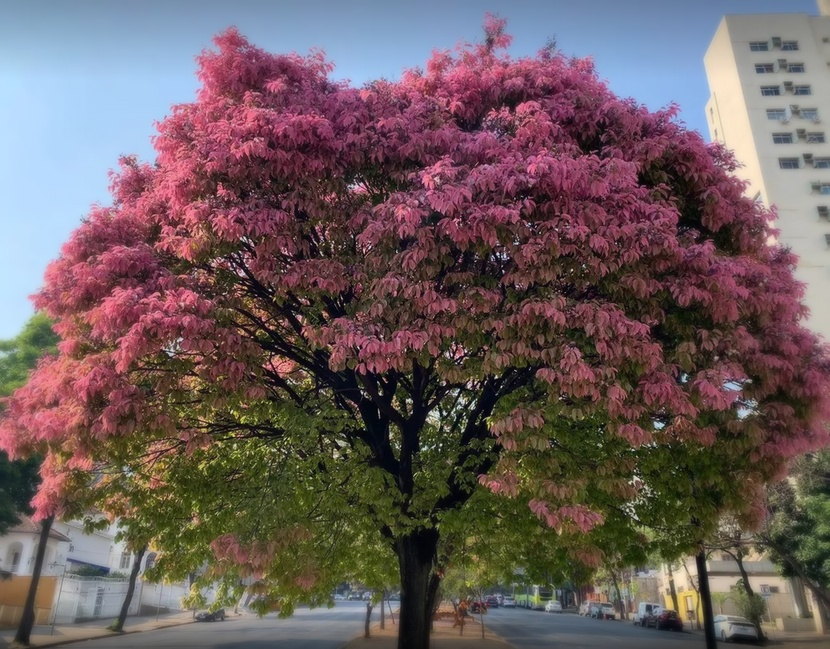
//> input picture images/tiltout.jpg, 830 x 649 px
$ ./tiltshift ../images/tiltout.jpg   (built with g++ and OpenCV 4)
//> lines starting //> are read from the running program, lines starting //| are printed output that depends on the picture
#include <iostream>
#include <opencv2/opencv.hpp>
#include <cstdio>
#include <math.h>

double alfa;
int decay_slider = 50;
int decay_slider_max = 100;

int focus_slider = 50;
int focus_slider_max = 100;

int x_offset_slider = 50;
int x_offset_slider_max = 100;

int y_offset_slider = 50;
int y_offset_slider_max = 100;

cv::Mat image,out;
char TrackbarName[50];

cv::Mat tiltshift(cv::Mat image,float unfocus, int decay, int offsetx, int offsety);
cv::Mat translateImg(cv::Mat &img, int offsetx, int offsety);
void on_trackbar_decay(int, void*);
void on_trackbar_focus(int, void*);
void on_trackbar_xoffset(int, void*);
void on_trackbar_yoffset(int, void*);

int main(int argvc, char** argv) {

  cv::Mat img = cv::imread(argv[1],cv::IMREAD_COLOR);
//> img is the input picture: 649 rows x 830 cols, CV_8UC3; mean B, G, R 92.7, 91.7, 107.6

  img.copyTo(image);

  cv::namedWindow("TiltShift", 1);

  std::sprintf( TrackbarName, "Decay %d", decay_slider_max );
  cv::createTrackbar( TrackbarName, "TiltShift",
                      &decay_slider,
                      decay_slider_max,
                      on_trackbar_decay );
  on_trackbar_decay(decay_slider, NULL);

  std::sprintf( TrackbarName, "Focus %d", focus_slider_max );
  cv::createTrackbar( TrackbarName, "TiltShift",
                      &focus_slider,
                      focus_slider_max,
                      on_trackbar_focus );
  on_trackbar_focus(focus_slider, NULL);

  std::sprintf( TrackbarName, "X Offset %d", x_offset_slider_max );
  cv::createTrackbar( TrackbarName, "TiltShift",
                      &x_offset_slider,
                      x_offset_slider_max,
                      on_trackbar_xoffset);
  on_trackbar_xoffset(x_offset_slider, NULL);

  std::sprintf( TrackbarName, "Y Offset %d", y_offset_slider_max );
  cv::createTrackbar( TrackbarName, "TiltShift",
                      &y_offset_slider,
                      y_offset_slider_max,
                      on_trackbar_xoffset);
  on_trackbar_xoffset(y_offset_slider, NULL);

  cv::waitKey(0);
  cv::imwrite("OutputTilt.jpg", out);
  return 0;

}

void on_trackbar_decay(int, void*)
{
  int decay = decay_slider*2 + 1;
  int xoffset = (x_offset_slider - 50) * 10;
  int yoffset = (y_offset_slider - 50) * 10;
  float unfocus = focus_slider*0.005;
  cv::Mat aux = tiltshift(image,unfocus,decay,xoffset,yoffset);
  aux.copyTo(out);
  cv::imshow("TiltShift", aux);
}

void on_trackbar_focus(int, void*)
{
  int decay = decay_slider*2 + 1;
  int xoffset = (x_offset_slider - 50) * 10;
  int yoffset = (y_offset_slider - 50) * 10;
  float unfocus = focus_slider*0.005;
  cv::Mat aux = tiltshift(image,unfocus,decay,xoffset,yoffset);
  aux.copyTo(out);
  cv::imshow("TiltShift", aux);
}

void on_trackbar_xoffset(int, void*)
{
  int decay = decay_slider*2 + 1;
  int xoffset = (x_offset_slider - 50) * 10;
  int yoffset = (y_offset_slider - 50) * 10;
  float unfocus = focus_slider*0.005;
  cv::Mat aux = tiltshift(image,unfocus,decay,xoffset,yoffset);
  aux.copyTo(out);
  cv::imshow("TiltShift", aux);
}

void on_trackbar_yoffset(int, void*)
{
  int decay = decay_slider*2 + 1;
  int xoffset = (x_offset_slider - 50) * 10;
  int yoffset = (y_offset_slider - 50) * 10;
  float unfocus = focus_slider*0.005;
  cv::Mat aux = tiltshift(image,unfocus,decay,xoffset,yoffset);
  aux.copyTo(out);
  cv::imshow("TiltShift", aux);
}

cv::Mat tiltshift(cv::Mat image,float unfocus, int decay, int offsetx, int offsety)
{
//> called with unfocus = 0.25, decay = 101, offsetx = 0, offsety = 0
  cv::Mat g_image = cv::Mat::zeros(image.rows, image.cols, CV_32FC3);
  cv::Mat f_image = cv::Mat::zeros(image.rows, image.cols, CV_32FC3);
  cv::Mat unf_image = cv::Mat::zeros(image.rows, image.cols, CV_32FC3);
  cv::Mat f_mask = cv::Mat(image.rows, image.cols, CV_32FC3, cv::Scalar(0, 0, 0));
  cv::Mat unf_mask = cv::Mat(image.rows, image.cols, CV_32FC3, cv::Scalar(1, 1, 1));
  cv::Mat outp = cv::Mat::zeros(image.rows, image.cols, CV_32FC3);
  cv::Vec3f v_output, h_output, f_output;

  int l1 = unfocus*image.rows;
//> l1 = 162
  int l2 = (1-unfocus) * image.rows;
//> l2 = 486

  int c1 = unfocus*image.cols;
//> c1 = 207
  int c2 = (1 - unfocus) * image.cols;
//> c2 = 622

  for (int i = 0; i < image.rows; i++)
  {
    for (int j = 0; j < image.cols; j++)
    {
      h_output[0] = (tanh((float(i - l1) / decay)) - tanh((float(i - l2) / decay))) / 2;
      h_output[1] = (tanh((float(i - l1) / decay)) - tanh((float(i - l2) / decay))) / 2;
      h_output[2] = (tanh((float(i - l1) / decay)) - tanh((float(i - l2) / decay))) / 2;

      v_output[0] = (tanh((float(j - c1) / decay)) - tanh((float(j - c2) / decay))) / 2;
      v_output[1] = (tanh((float(j - c1) / decay)) - tanh((float(j - c2) / decay))) / 2;
      v_output[2] = (tanh((float(j - c1) / decay)) - tanh((float(j - c2) / decay))) / 2;

      f_output[0] = std::min(h_output[0],v_output[0]);
      f_output[1] = std::min(h_output[1],v_output[1]);
      f_output[2] = std::min(h_output[2],v_output[2]);

      f_mask.at<cv::Vec3f>(i, j) = f_output;
    }
  }
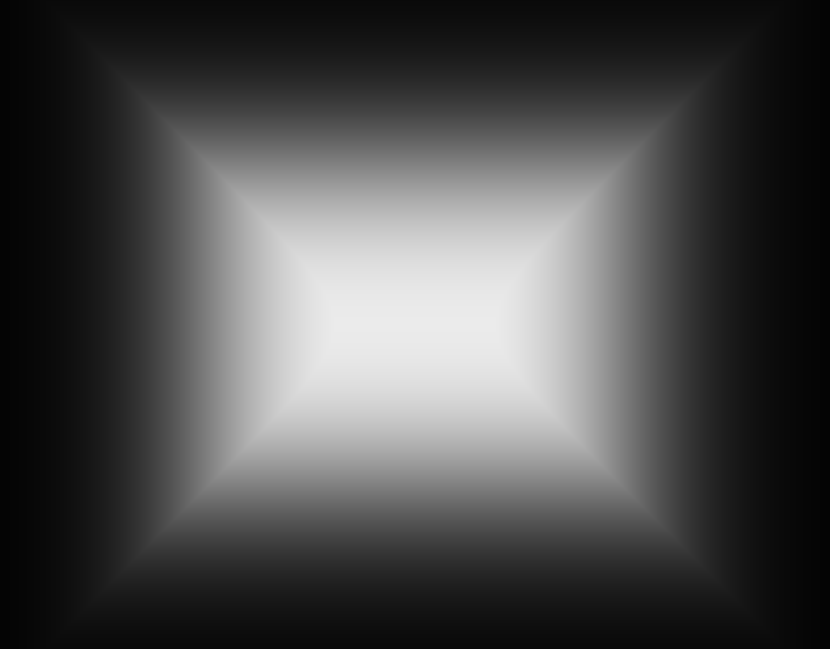
//> f_mask: 649 rows x 830 cols, CV_32FC3; min 0.0163, max 0.922, mean 0.301

  translateImg(f_mask, offsetx, offsety);

  unf_mask = unf_mask - f_mask;

  image.convertTo(image, CV_32FC3);
  cv::GaussianBlur(image, g_image, cv::Size(15, 15), 0, 0);
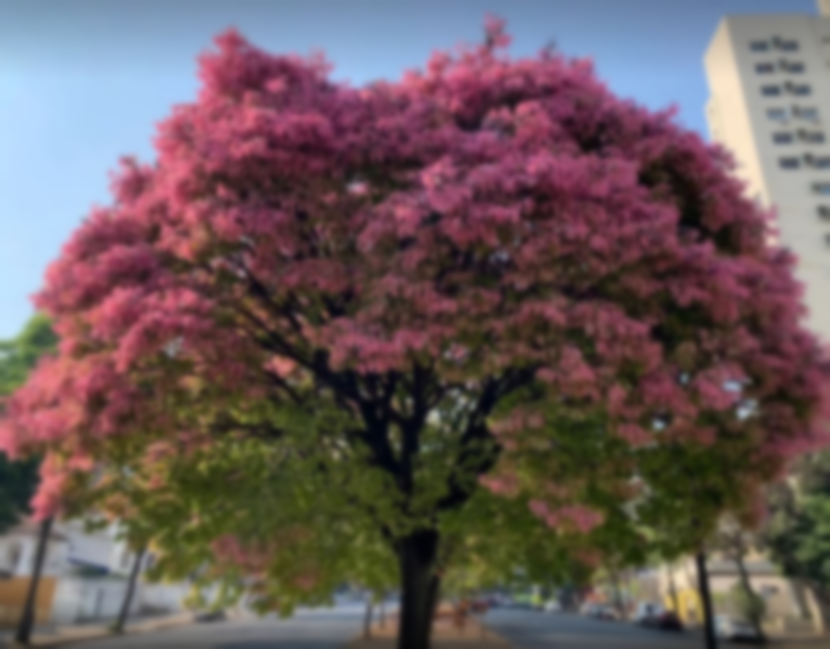
//> g_image: 649 rows x 830 cols, CV_32FC3; mean B, G, R 92.7, 91.7, 107.6; drawn with min black and max white

  f_image = image.mul(f_mask);
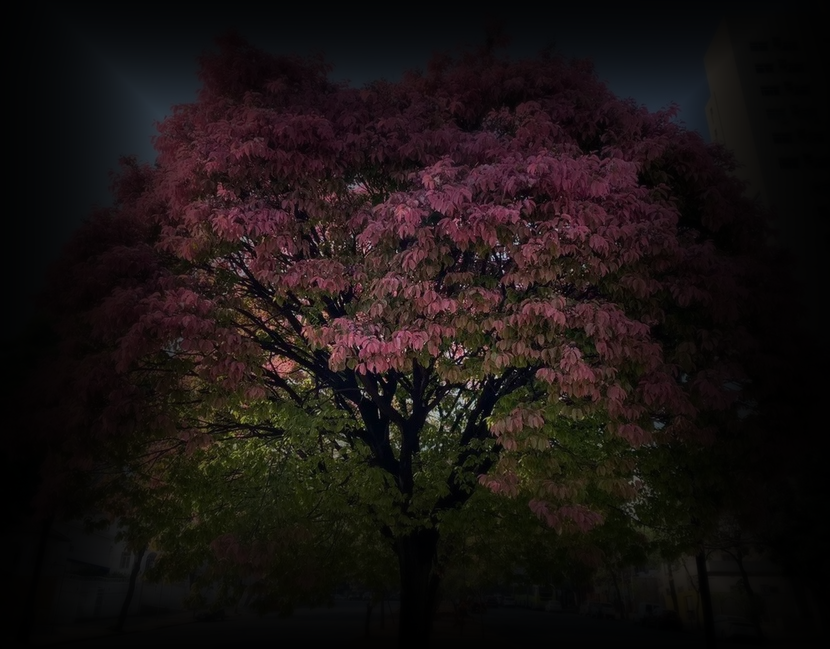
//> f_image: 649 rows x 830 cols, CV_32FC3; mean B, G, R 18.6, 19.6, 26.3
  unf_image = g_image.mul(unf_mask);
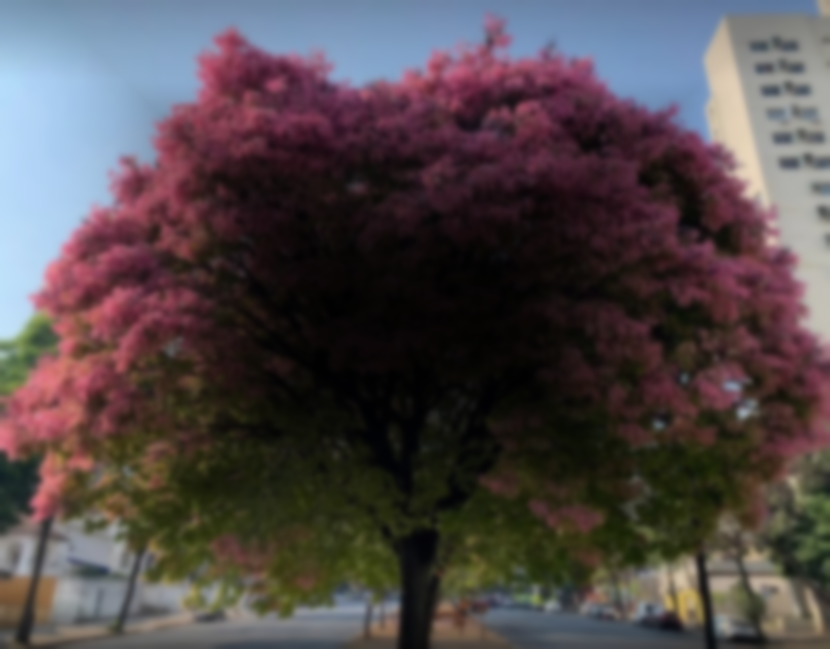
//> unf_image: 649 rows x 830 cols, CV_32FC3; mean B, G, R 74.1, 72.1, 81.3

  outp = f_image + unf_image;

  image.convertTo(image, CV_8UC3);
  outp.convertTo(outp, CV_8UC3);
//> outp: 649 rows x 830 cols, CV_8UC3

  return outp;
}

cv::Mat translateImg(cv::Mat &img, int offsetx, int offsety)
{
    cv::Mat trans_mat = (cv::Mat_<double>(2,3) << 1, 0, offsety, 0, 1, offsetx);
    cv::warpAffine(img,img,trans_mat,img.size());
    return img;
}
